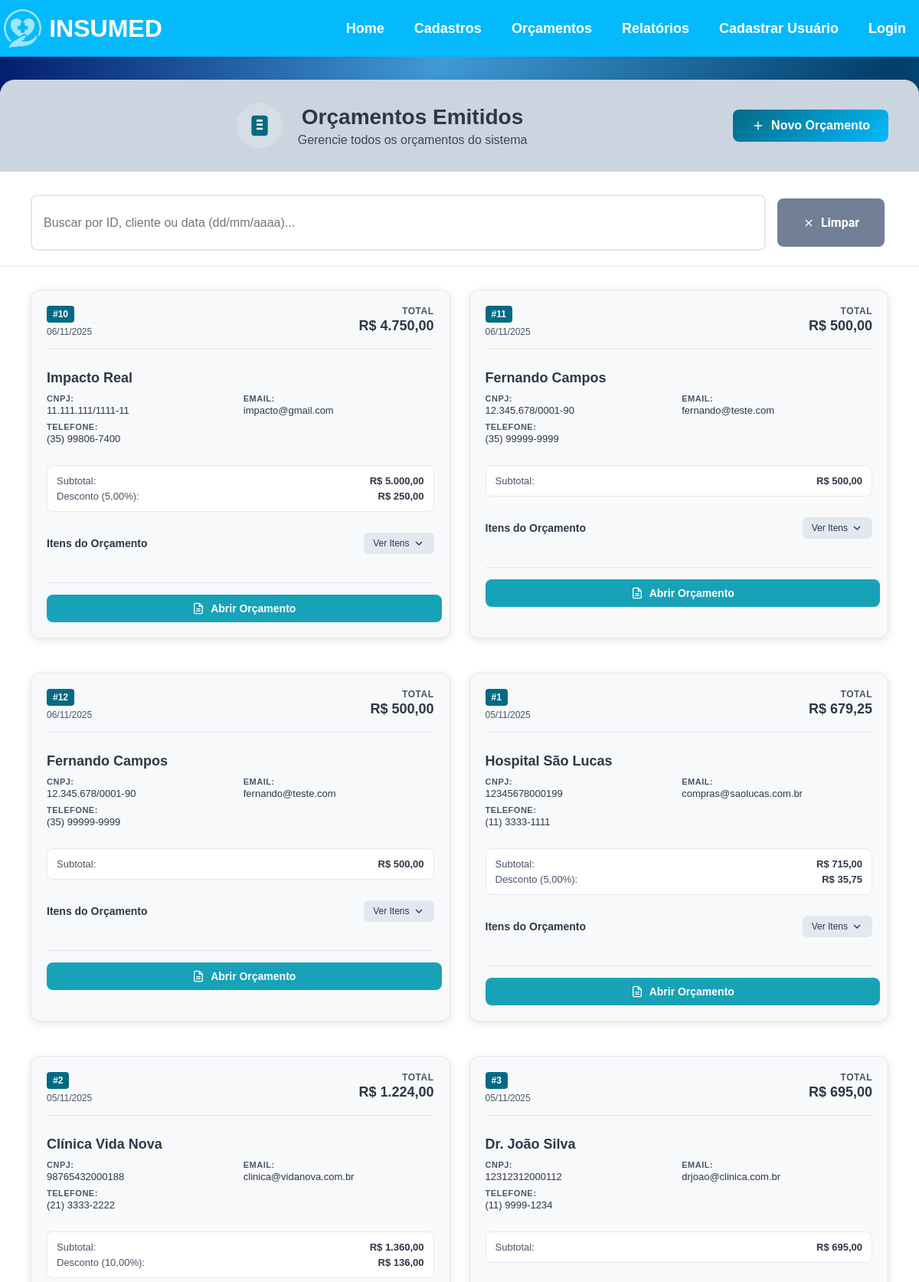
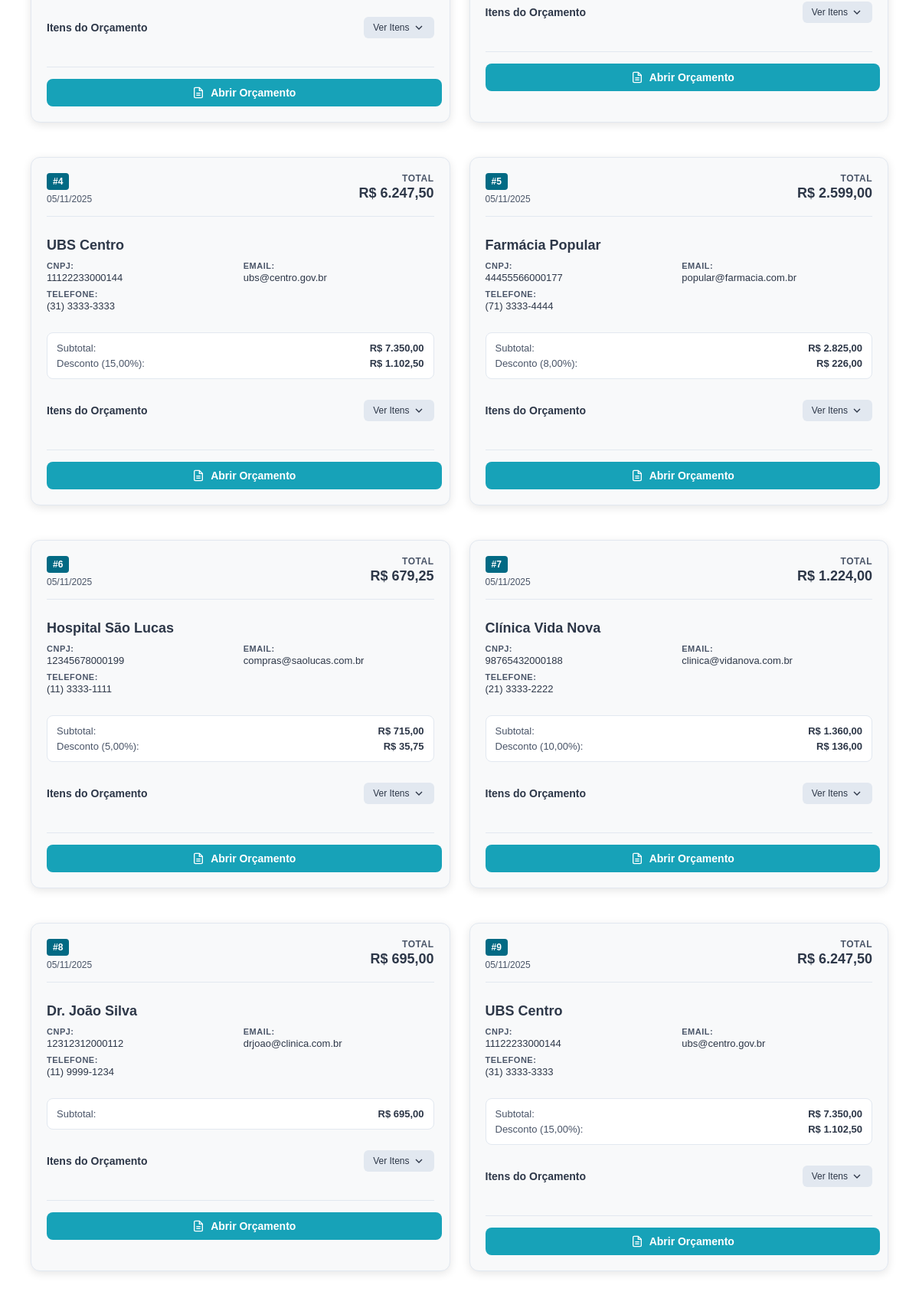
Page /orcamentos_emitidos/ (upper part) on the committed database (2 pictures, top to bottom).
### app/models.py (models this page shows, shortened)
class Orcamento(models.Model):
    cliente = models.CharField(max_length=100)
    cnpj = models.CharField(max_length=20, blank=True)
    endereco = models.CharField(max_length=200, blank=True)
    cidade = models.CharField(max_length=50, blank=True)
    uf = models.CharField(max_length=2, blank=True, null=True)
    telefone = models.CharField(max_length=20, blank=True)
    email = models.EmailField(blank=True)
    itens_unidades = models.TextField(blank=True, null=True)
    descricao = models.TextField(blank=True, null=True)
    itens_quantidades = models.TextField(blank=True, null=True)
    itens_valores = models.TextField(blank=True, null=True)
    observacao = models.TextField(blank=True, null=True)
    desconto = models.DecimalField(max_digits=5, decimal_places=2, default=0, blank=True, null=True)
    data = models.DateField(auto_now_add=True)

### app/views.py (the view, shortened to what this page needs)
# urls.py: path('orcamentos_emitidos/', views.orcamentos_emitidos, name='orcamentos_emitidos'),
def orcamentos_emitidos(request):
    filtro = request.GET.get('filtro')
    email_enviado = request.GET.get('email_enviado')
    if email_enviado:
        messages.success(request, 'Orçamento enviado por email com sucesso!')
    orcamentos = Orcamento.objects.all()
    orcamentos = orcamentos.order_by('-data')
    orcamentos_processados = []
    for orc in orcamentos:
        unidades = [p.strip() for p in orc.itens_unidades.split(' / ')] if orc.itens_unidades else []
        descricoes = [p.strip() for p in orc.descricao.split(' / ')] if orc.descricao else []
        quantidades = [p.strip() for p in orc.itens_quantidades.split(' / ')] if orc.itens_quantidades else []
        valores = [p.strip() for p in orc.itens_valores.split(' / ')] if orc.itens_valores else []
        max_itens = max(len(unidades), len(descricoes), len(quantidades), len(valores))
        itens = []
        subtotal = 0
        for i in range(max_itens):
            quantidade = quantidades[i] if i < len(quantidades) else ''
            valor = valores[i] if i < len(valores) else ''
            try:
                qtd = float(quantidade.replace(',', '.')) if quantidade else 0
                val = float(valor.replace(',', '.')) if valor else 0
                subtotal += qtd * val
            except ValueError:
                pass
            itens.append({
                'unidade': unidades[i] if i < len(unidades) else '',
                'descricao': descricoes[i] if i < len(descricoes) else '',
                'quantidade': quantidade,
                'valor': valor
            })
        desconto_percent = float(orc.desconto) if orc.desconto else 0
        valor_desconto = subtotal * (desconto_percent / 100)
        valor_total = subtotal - valor_desconto
        orc.itens_processados = itens
        orc.subtotal = formatar_valor_brasileiro(subtotal)
        orc.valor_desconto = formatar_valor_brasileiro(valor_desconto)
        orc.valor_total = formatar_valor_brasileiro(valor_total)
        orcamentos_processados.append(orc)
    return render(request, 'lista_orcamentos.html', {
        'orcamentos': orcamentos_processados,
        'filtro': filtro
    })

### app/context_processors.py (called while the page is built)
def usuario_logado(request):
    try:
        context = {
            'usuario_logado': 'usuario_logado' in request.session,
            'admin_logado': 'admin_logado' in request.session,
            'notificacoes_count': 0
        }
        return context
    except Exception:
        return {
            'usuario_logado': False,
            'admin_logado': False,
            'notificacoes_count': 0
        }

### app/views.py (called while the page is built)
def formatar_valor_brasileiro(valor):
    return f"{valor:,.2f}".replace(',', 'X').replace('.', ',').replace('X', '.')

### app/templates/lista_orcamentos.html (shortened to what this page needs)
{% extends 'base.html' %}
{% block content %}
<div class="orcamentos-container">
    <div class="header-section">
        <div class="icon-title">
            <div class="icon-circle">
            </div>
            <div>
                <h1>Orçamentos Emitidos</h1>
                <p>Gerencie todos os orçamentos do sistema</p>
            </div>
        </div>
        <a href="{% url 'emitir_orcamento' %}" class="btn-novo-orcamento">
            <svg width="18" height="18" viewBox="0 0 24 24" fill="none" stroke="currentColor" stroke-width="2">
                <line x1="12" y1="5" x2="12" y2="19"></line>
                <line x1="5" y1="12" x2="19" y2="12"></line>
            </svg>
            Novo Orçamento
        </a>
    </div>
    <div class="search-section">
        <div class="search-controls">
            <div class="search-input-group">
                <input type="text" id="filtroOrcamento" placeholder="Buscar por ID, cliente ou data (dd/mm/aaaa)...">
                <button onclick="limparFiltro()" class="btn-limpar">
                    <svg width="16" height="16" viewBox="0 0 24 24" fill="none" stroke="currentColor" stroke-width="2">
                        <line x1="18" y1="6" x2="6" y2="18"></line>
                        <line x1="6" y1="6" x2="18" y2="18"></line>
                    </svg>
                    Limpar
                </button>
            </div>
        </div>
    </div>
    <div class="orcamentos-content">
        <div class="orcamentos-grid">
            {% for o in orcamentos %}
                <div class="orcamento-card item-orcamento" data-id="{{ o.id }}" data-cliente="{{ o.cliente|lower }}" data-data="{{ o.data|date:'d/m/Y' }}">
                    <div class="card-header">
                        <div class="orcamento-id">
                            <span class="id-badge">#{{ o.id }}</span>
                            <span class="data-badge">{{ o.data|date:"d/m/Y" }}</span>
                        </div>
                        <div class="valor-total">
                            <span class="valor-label">Total</span>
                            <span class="valor-amount">R$ {{ o.valor_total|default:"0,00" }}</span>
                        </div>
                    </div>
                    <div class="cliente-info">
                        <h3 class="cliente-nome">{{ o.cliente }}</h3>
                        <div class="cliente-detalhes">
                            <div class="detalhe-item">
                                <span class="label">CNPJ:</span>
                                <span class="value">{{ o.cnpj|default:"-" }}</span>
                            </div>
                            <div class="detalhe-item">
                                <span class="label">Email:</span>
                                <span class="value">{{ o.email|default:"-" }}</span>
                            </div>
                            <div class="detalhe-item">
                                <span class="label">Telefone:</span>
                                <span class="value">{{ o.telefone|default:"-" }}</span>
                            </div>
                        </div>
                    </div>
                    <div class="resumo-financeiro">
                        <div class="resumo-item">
                            <span class="resumo-label">Subtotal:</span>
                            <span class="resumo-valor">R$ {{ o.subtotal|default:"0,00" }}</span>
                        </div>
                        {% if o.desconto %}
                        <div class="resumo-item desconto">
                            <span class="resumo-label">Desconto ({{ o.desconto }}%):</span>
                            <span class="resumo-valor">R$ {{ o.valor_desconto|default:"0,00" }}</span>
                        </div>
                        {% endif %}
                    </div>
                    <div class="itens-section">
                        <div class="itens-header">
                            <span class="itens-title">Itens do Orçamento</span>
                            {% if o.itens_processados %}
                                <button class="btn-expandir" onclick="expandirItens({{ o.id }})">
                                    <span class="expandir-text">Ver Itens</span>
                                    <svg width="16" height="16" viewBox="0 0 24 24" fill="none" stroke="currentColor" stroke-width="2">
                                        <polyline points="6,9 12,15 18,9"></polyline>
                                    </svg>
                                </button>
                            {% endif %}
                        </div>
                    </div>
                    <div class="card-actions">
                        <a href="{% url 'abrir_orcamento' o.id %}" class="btn-abrir">
                            <svg width="16" height="16" viewBox="0 0 24 24" fill="none" stroke="currentColor" stroke-width="2">
                                <path d="M14 2H6a2 2 0 0 0-2 2v16a2 2 0 0 0 2 2h12a2 2 0 0 0 2-2V8z"></path>
                                <polyline points="14,2 14,8 20,8"></polyline>
                                <line x1="16" y1="13" x2="8" y2="13"></line>
                                <line x1="16" y1="17" x2="8" y2="17"></line>
                            </svg>
                            Abrir Orçamento
                        </a>
                    </div>
                </div>
            {% endfor %}
        </div>
    </div>
</div>
{% endblock %}

### static/css/style.css (style rules this page uses)
body { margin: 0; font-family: Arial, sans-serif; background-image: linear-gradient(to left top, #013e6a ,#43d1ff , #013e6a ,#419ad6, #01186a); background-repeat: no-repeat; background-size: cover; background-attachment: fixed; display: flex; flex-direction: column; min-height: 100vh; }
.btn-limpar { padding: 8px 15px; background-color: #888; color: white; text-decoration: none; border-radius: 5px; font-weight: bold; font-size: 14px; transition: background-color 0.3s ease; }
.item-orcamento { width: 600px; background-color: white; margin-bottom: 25px; padding: 25px 35px; border-radius: 20px; box-shadow: 0 3px 12px rgba(0,0,0,0.1); font-size: 18px; color: #34495e; display: flex; flex-direction: column; gap: 12px; }
.btn-editar, .btn-voltar, .btn-cancelar, .btn-cadastrar-produto, .btn-cadastrar-cliente, .btn-confirmar, .btn-filtrar, .btn-limpar, .btn-padrao, .btn-info, .btn-adicionar, .btn-emitidos, .btn-pesquisar { margin: 5px; padding: 10px 15px; color: #FFFFFF; font-size: 14px; font-family: 'Roboto', sans-serif !important; background-color: #04BAFC; border-radius: 8px; border: none; cursor: pointer; text-align: center; text-decoration: none; display: inline-flex; align-items: center; justify-content: center; gap: 10px; min-width: 140px; box-sizing: border-box; transition: all 0.3s ease; }
.item-orcamento { width: 100%; margin-bottom: 20px; padding: 15px; border: 1px solid #ddd; border-radius: 8px; background: #f9f9f9; box-sizing: border-box; overflow: hidden; }
.item-orcamento { overflow: visible; min-width: max-content; }
.btn-expandir { background: #007bff; color: white; border: none; padding: 4px 8px; border-radius: 4px; font-size: 12px; cursor: pointer; margin-left: 5px; }

### rows in the picture
Orcamento: id "10", data "06/11/2025", valor_total "4.750,00", cliente "Impacto Real", cnpj "11.111.111/1111-11", email "impacto@gmail.com", telefone "(35) 99806-7400", subtotal "5.000,00", desconto "5,00", valor_desconto "250,00"
Orcamento: id "11", data "06/11/2025", valor_total "500,00", cliente "Fernando Campos", cnpj "12.345.678/0001-90", email "fernando@teste.com", telefone "(35) 99999-9999", subtotal "500,00"
Orcamento: id "12", data "06/11/2025", valor_total "500,00", cliente "Fernando Campos", cnpj "12.345.678/0001-90", email "fernando@teste.com", telefone "(35) 99999-9999", subtotal "500,00"
Orcamento: id "1", data "05/11/2025", valor_total "679,25", cliente "Hospital São Lucas", cnpj "12345678000199", email "compras@saolucas.com.br", telefone "(11) 3333-1111", subtotal "715,00", desconto "5,00", valor_desconto "35,75"
Orcamento: id "2", data "05/11/2025", valor_total "1.224,00", cliente "Clínica Vida Nova", cnpj "98765432000188", email "clinica@vidanova.com.br", telefone "(21) 3333-2222", subtotal "1.360,00", desconto "10,00", valor_desconto "136,00"
Orcamento: id "3", data "05/11/2025", valor_total "695,00", cliente "Dr. João Silva", cnpj "12312312000112", email "drjoao@clinica.com.br", telefone "(11) 9999-1234", subtotal "695,00"
Orcamento: id "4", data "05/11/2025", valor_total "6.247,50", cliente "UBS Centro", cnpj "11122233000144", email "ubs@centro.gov.br", telefone "(31) 3333-3333", subtotal "7.350,00", desconto "15,00", valor_desconto "1.102,50"
Orcamento: id "5", data "05/11/2025", valor_total "2.599,00", cliente "Farmácia Popular", cnpj "44455566000177", email "popular@farmacia.com.br", telefone "(71) 3333-4444", subtotal "2.825,00", desconto "8,00", valor_desconto "226,00"
Orcamento: id "6", data "05/11/2025", valor_total "679,25", cliente "Hospital São Lucas", cnpj "12345678000199", email "compras@saolucas.com.br", telefone "(11) 3333-1111", subtotal "715,00", desconto "5,00", valor_desconto "35,75"
Orcamento: id "7", data "05/11/2025", valor_total "1.224,00", cliente "Clínica Vida Nova", cnpj "98765432000188", email "clinica@vidanova.com.br", telefone "(21) 3333-2222", subtotal "1.360,00", desconto "10,00", valor_desconto "136,00"
Orcamento: id "8", data "05/11/2025", valor_total "695,00", cliente "Dr. João Silva", cnpj "12312312000112", email "drjoao@clinica.com.br", telefone "(11) 9999-1234", subtotal "695,00"
Orcamento: id "9", data "05/11/2025", valor_total "6.247,50", cliente "UBS Centro", cnpj "11122233000144", email "ubs@centro.gov.br", telefone "(31) 3333-3333", subtotal "7.350,00", desconto "15,00", valor_desconto "1.102,50"
